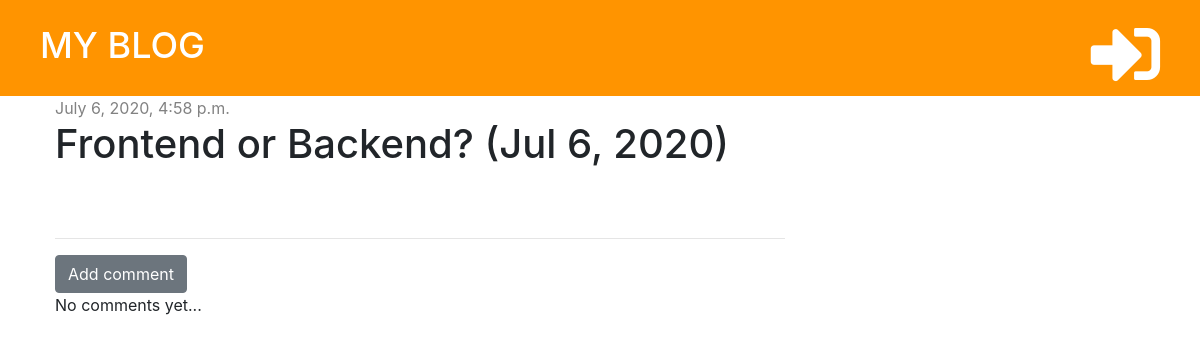
The app's page /post/1/ with its own data.
### blog/models.py (models this page shows, shortened)
class Post(models.Model):
    author = models.ForeignKey('auth.User', on_delete= models.CASCADE)
    title =  models.CharField(max_length = 200)
    text = models. TextField(  )
    created_date = models.DateTimeField(default= timezone.now)
    published_date = models.DateTimeField(blank = True, null=True)

### blog/views.py (the view)
# urls.py: path('post/<int:pk>/', views.post_detail, name='post_detail'),
def post_detail(request, pk):
    post = get_object_or_404(Post, pk=pk)
    stuff_for_frontend = {'post': post}
    return render(request, 'blog/post_detail.html', stuff_for_frontend)

### blog/templatetags/markdownify.py (called while the page is built)
@register.filter
def markdown(value):
    renderer = HighlightRenderer()
    markdown = mistune.Markdown(renderer=renderer)
    return markdown(value)

### blog/templates/blog/post_detail.html (shortened to what this page needs)
{% extends 'blog/base.html' %}
{% load markdownify %}
{% block content %}
    <div class="post">
        {% if post.published_date %}
        <div class="date">
            {{post.published_date}}
        </div>
        {% else %}
            <a href="{% url 'post_publish' pk=post.pk %}" class="btn btn-primary">Publish</a>
        {% endif %}
        <h1>{{post.title}}</h1>
    </div>
    <hr>
    <a href="{% url 'add_comment_to_post' pk=post.pk %}" class="btn btn-secondary" >Add comment</a>
    {% for comment in post.comments.all %}
        {% if user.is_authenticated or comment.approved %}
            <div class="comment">
                <div class="date">
                    {{comment.created_date}}
                </div>
                {% if not comment.approved and user.is_superuser %}
                    <a href="{% url 'comment_approve' pk=comment.pk %}"><i class="fas fa-check-square"></i></a>
                    <a href="{% url 'comment_remove' pk=comment.pk %}" ><i class="fas fa-trash-alt"></i></a>
                {% endif %}
                    <strong>{{comment.author}}</strong>
                    <p>{{comment.text | markdown | safe | linebreaks}}</p>
            </div>
        {% endif %}
        {% empty %}
            <p>No comments yet...</p>
    {% endfor %}
{% endblock %}

### blog/static/blog/styles.css (style rules this page uses)
.date { color: #828282; }
.post { margin-bottom: 70px; }

### records on screen
Post: published_date "July 6, 2020, 4:58 p.m.", title "Frontend or Backend? (Jul 6, 2020)"
